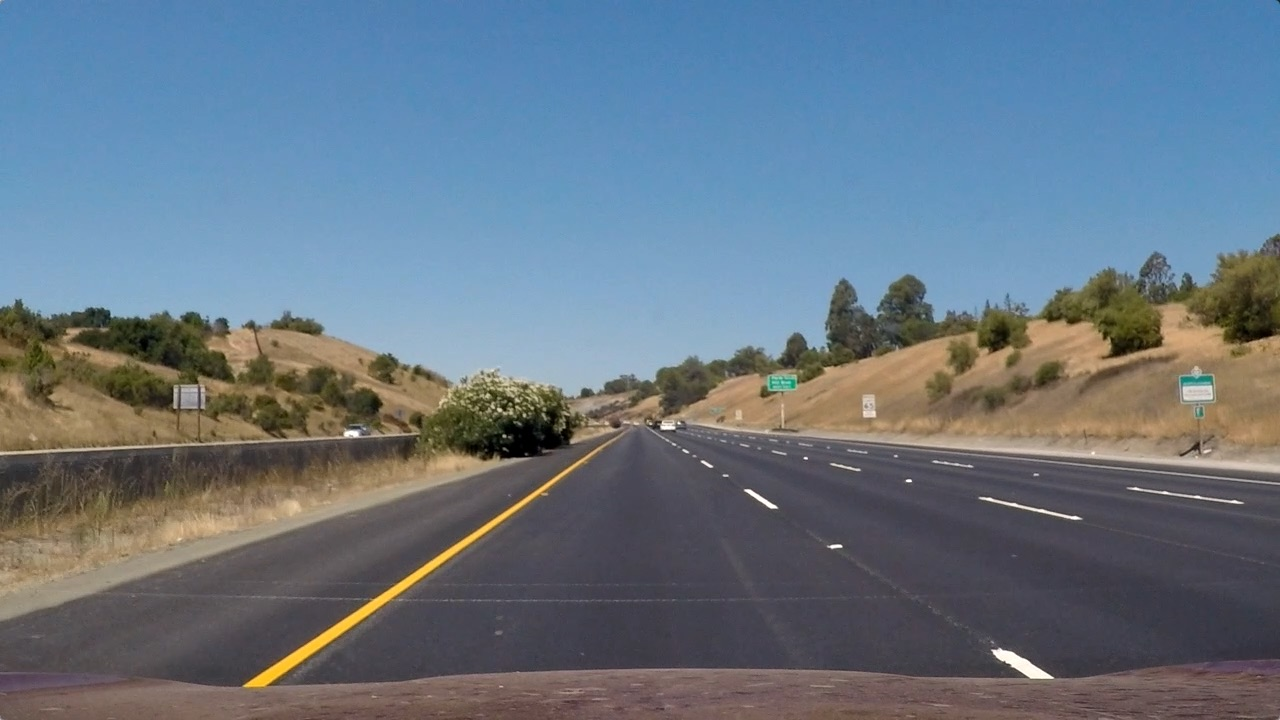
#> input picture test_images/straight_lines1.jpg, 1280 x 720 px
$ jupyter execute --allow-errors 'Advanced Lane Finding.ipynb'   (shell and % lines are left out)   (Python 2 division)   (older library calls are emulated)
#> lines starting #> are read from the running program, lines starting #| are printed output that depends on the picture; after the words box and inside, x2 and y2 are one past the last pixel; in counts of white or black regions, pixels touching at a corner belong together
The Project of Advanced Lane Finding
---

The goals / steps of this project are the following:

* Compute the camera calibration matrix and distortion coefficients given a set of chessboard images.
* Apply a distortion correction to raw images.
* Use color transforms, gradients, etc., to create a thresholded binary image.
* Apply a perspective transform to rectify binary image ("birds-eye view").
* Detect lane pixels and fit to find the lane boundary.
* Determine the curvature of the lane and vehicle position with respect to center.
* Warp the detected lane boundaries back onto the original image.
* Output visual display of the lane boundaries and numerical estimation of lane curvature and vehicle position.

The images for camera calibration are stored in the folder called `camera_cal`.  The images in `test_images` are for testing your pipeline on single frames.  If you want to extract more test images from the videos, you can simply use an image writing method like `cv2.imwrite()`, i.e., you can read the video in frame by frame as usual, and for frames you want to save for later you can write to an image file.

To help the reviewer examine your work, please save examples of the output from each stage of your pipeline in the folder called `ouput_images`, and include a description in your writeup for the project of what each image shows.    The video called `project_video.mp4` is the video your pipeline should work well on.

The `challenge_video.mp4` video is an extra (and optional) challenge for you if you want to test your pipeline under somewhat trickier conditions.  The `harder_challenge.mp4` video is another optional challenge and is brutal!

If you're feeling ambitious (again, totally optional though), don't stop there!  We encourage you to go out and take video of your own, calibrate your camera and show us how you would implement this project from scratch!

[cell 1]
import numpy as np
import cv2
import matplotlib.pyplot as plt
import matplotlib.image as mpimg
import glob

import pickle as pickle

### As for the camera calibration, please refer to the camera_calibration.ipynb

### 1.Undistort image

[cell 2]
# Read in the saved camera matrix and distortion coefficients
# These are the arrays you calculated using cv2.calibrateCamera()
dist_pickle = pickle.load( open( "mtx_dist_pickle.p", "rb" ) )
#> (reads mtx_dist_pickle.p from the repository)
mtx = dist_pickle["mtx"]
dist = dist_pickle["dist"]

# Read in an image
img = mpimg.imread('test_images/straight_lines1.jpg')
#> img is the input picture: shape (720, 1280, 3); mean R, G, B 103.2, 117.7, 131.2

[cell 3]
#function to undistort the origin image to destination image
def undistort(img,mtx=mtx,dist=dist):
    dst=cv2.undistort(img,mtx,dist,None,mtx)
    return dst

[cell 4]
# test undistort function
dst= undistort(img,mtx,dist)

[cell 5]
# Visualize undistortion
f, (ax1, ax2) = plt.subplots(1, 2, figsize=(20,10))
ax1.imshow(img)
ax1.set_title('Original Image', fontsize=30)
ax2.imshow(dst)
ax2.set_title('Undistorted Image', fontsize=30)
plt.imshow(dst)

## 2.Use color transforms, gradients, etc., to create a thresholded binary image.

[cell 6]
image = dst.copy()

HSV color space (Using all three channels to identify yellow and white lines)
* We identify yellow color as the pixels whose HSV-transformed intensities are between \([ 0, 100, 100]\) and \([ 50, 255, 255]\), and white color as the pixels with intensities between \( [20, 0, 180]\) and \([255, 80, 255] \).

[cell 7]
# Define a function that thresholds the channels of HSV
# Use exclusive lower bound (>) and inclusive upper (<=)
def hsv_select(img, ythreshLow=(0,100, 100),ythreshHigh=(50,255,255),
                              wthreshLow=(20, 0, 180),wthreshHigh=(255, 80, 255)):
    # 1) Convert to HSV color space
    # 2) Apply a threshold to the channels
    # 3) Return a binary image of threshold result
#> called with ythreshLow = (0, 100, 100), ythreshHigh = (50, 255, 255), wthreshLow = (20, 0, 180), wthreshHigh = (255, 80, 255)
    hsv = cv2.cvtColor(img, cv2.COLOR_RGB2HSV)
#> hsv: shape (720, 1280, 3); mean H, S, V 87.3, 83.5, 143.5
    binary_output_y = np.zeros((img.shape[0], img.shape[1]))
    binary_output_w = np.zeros((img.shape[0], img.shape[1]))
    binary_output_both= np.zeros((img.shape[0], img.shape[1]))
    binary_output_y[(hsv[:,:,0] >= ythreshLow[0])
                    & (hsv[:,:,0] <= ythreshHigh[0])
                    & (hsv[:,:,1] >= ythreshLow[1])
                    & (hsv[:,:,1] <= ythreshHigh[1])
                    & (hsv[:,:,2] >= ythreshLow[2]) & (hsv[:,:,2] <= ythreshHigh[2])] = 1
    binary_output_w[(hsv[:,:,0] >= wthreshLow[0])
                    & (hsv[:,:,0] <= wthreshHigh[0])
                    & (hsv[:,:,1] >= wthreshLow[1])
                    & (hsv[:,:,1] <= wthreshHigh[1])
                    & (hsv[:,:,2] >= wthreshLow[2]) & (hsv[:,:,2] <= wthreshHigh[2])] = 1

    binary_output_both[(binary_output_y==1) | (binary_output_w==1)] =1

    return binary_output_both

[cell 8]
imgThres_both = hsv_select(image, ythreshLow=(0,100, 100),ythreshHigh=(50,255,255),
                              wthreshLow=(20, 0, 180),wthreshHigh=(255, 80, 255))
#> imgThres_both: shape (720, 1280) float64; values 0 (black) and 1 (white), 10.3% white; 574 white regions (508 under 20 px), largest, box (x1, y1, x2, y2) and area: (0, 277, 840, 396) 36035, (785, 251, 1280, 431) 16361, (0, 325, 250, 454) 10072

# Plot the result
f, (ax1, ax2) = plt.subplots(1, 2, figsize=(24, 9))
f.tight_layout()
ax1.imshow(image)
ax1.set_title('Original Image', fontsize=50)
ax2.imshow(imgThres_both, cmap='gray')
ax2.set_title('Thresholded HSV', fontsize=50)
plt.subplots_adjust(left=0., right=1, top=0.9, bottom=0.)

Sobel Filter on LS of HLS color space

[cell 9]
#Magnitude threshold
def sobel_x(img, sobel_kernel=9,min_thres = 80, max_thres =220):
    # Apply the following steps to img
    # 1) Convert to grayscale
#> called with sobel_kernel = 9, min_thres = 80, max_thres = 220
    imghsl = cv2.cvtColor(img, cv2.COLOR_RGB2HLS)
#> imghsl: shape (720, 1280, 3); mean of channels 0, 1, 2 87.3, 117.4, 66.4
    # 2) Take the gradient in x and y separately
    #Channels L and S from HLS
    sobelx1 = cv2.Sobel(imghsl[:,:,1], cv2.CV_64F, 1,0, ksize=sobel_kernel)
    sobelx2 = cv2.Sobel(imghsl[:,:,2], cv2.CV_64F, 1,0, ksize=sobel_kernel)

    # 4) Scale to 8-bit (0 - 255) and convert to type = np.uint8
    scaled_sobelx1 = np.uint8(255*sobelx1/ np.max(sobelx1))
    scaled_sobelx2 = np.uint8(255*sobelx2/ np.max(sobelx2))

    # 5) Create a binary mask where mag thresholds are met
    binary_outputx1 = np.zeros_like(scaled_sobelx1)
    binary_outputx1[(scaled_sobelx1 >= min_thres) & (scaled_sobelx1 <= max_thres)] = 1

    binary_outputx2 = np.zeros_like(scaled_sobelx2)
    binary_outputx2[(scaled_sobelx2 >= min_thres) & (scaled_sobelx2 <= max_thres)] = 1

    binary_output = np.zeros_like(scaled_sobelx1)
    binary_output[(binary_outputx1 ==1) | (binary_outputx2 ==1)]=1
    # 6) Return this mask as your binary_output image
    return binary_output

[cell 10]
#Sobel x only
imgThres_sobel = sobel_x(image,9,80,220) #Sobel x
#> imgThres_sobel: shape (720, 1280); values 0 (black) and 1 (white), 2.2% white; 722 white regions (494 under 20 px), largest, box (x1, y1, x2, y2) and area: (239, 445, 608, 706) 3164, (824, 278, 844, 354) 523, (1013, 657, 1076, 696) 420

# Plot the result
f, (ax1, ax2) = plt.subplots(1, 2, figsize=(24, 9))
f.tight_layout()
ax1.imshow(imgThres_both, cmap='gray')
ax1.set_title('Thresholded HSV',fontsize=50)
ax2.imshow(imgThres_sobel, cmap='gray')
ax2.set_title('Thresholded Sobel X', fontsize=50)
plt.subplots_adjust(left=0., right=1, top=0.9, bottom=0.)

[cell 11]
#function to combine HSV and sobel x result
def hsv_sobel_combined(img):
    img1=hsv_select(img)
    img2=sobel_x(img)
    img_final=np.zeros_like(img1)
    img_final[(img1 ==1) | (img2 ==1)]=1
    return img_final

img_final= hsv_sobel_combined(image)
#> img_final: shape (720, 1280) float64; values 0 (black) and 1 (white), 11.9% white; 734 white regions (586 under 20 px), largest, box (x1, y1, x2, y2) and area: (0, 277, 844, 439) 45031, (783, 251, 1280, 431) 17923, (0, 325, 260, 454) 10401

[cell 12]
# Plot the result
f, (ax1, ax2) = plt.subplots(1, 2, figsize=(24, 9))
f.tight_layout()
ax1.imshow(image)
ax1.set_title('Original Image',fontsize=50)
ax2.imshow(img_final, cmap='gray')
ax2.set_title('Color space and Sobel filter', fontsize=50)
plt.subplots_adjust(left=0., right=1, top=0.9, bottom=0.)

## 3.Apply a perspective transform to rectify binary image ("birds-eye view")

[cell 13]
img_size = (image.shape[1], image.shape[0])
src = np.float32(
    [[(img_size[0] / 2) - 55, img_size[1] / 2 + 100],
    [((img_size[0] / 6) - 10), img_size[1]],
    [(img_size[0] * 5 / 6) + 60, img_size[1]],
    [(img_size[0] / 2 + 55), img_size[1] / 2 + 100]])
dstp = np.float32(
    [[(img_size[0] / 4), 0],
    [(img_size[0] / 4), img_size[1]],
    [(img_size[0] * 3 / 4), img_size[1]],
    [(img_size[0] * 3 / 4), 0]])

[cell 14]
#Perspective transfomation
img_size = (image.shape[1], image.shape[0])

src = np.float32([[595, 450], [203, 720], [1110, 720], [685, 450]])
dstp = np.float32([[320, 0], [320, 720], [960,720], [960, 0]])
M_persp = cv2.getPerspectiveTransform(src, dstp)
Minv_persp = cv2.getPerspectiveTransform(dstp, src)
binary_warped = cv2.warpPerspective(img_final, M_persp, img_size, flags=cv2.INTER_LINEAR)

plt.figure(figsize=(24,9))
plt.subplot(1,2,1)
plt.imshow(img_final,cmap='gray')
for i in range(4):
    plt.plot(src[i][0],src[i][1],'rs')
plt.title('original',fontsize=50)

plt.subplot(1,2,2)
plt.imshow(binary_warped,cmap='gray')
for i in range(4):
    plt.plot(dstp[i][0],dstp[i][1],'rs')

plt.title('Bird-eye view',fontsize=50)

[cell 15]
#define perspective transformation function
def pers_trans(img,M_persp=M_persp,Minv_persp=Minv_persp,flag=0):
#> called with M_persp = array of shape (3, 3), Minv_persp = array of shape (3, 3), flag = 0
    img_size = (img.shape[1], img.shape[0])
    if flag==0: #pers_trans
        binary_warped = cv2.warpPerspective(img, M_persp, img_size, flags=cv2.INTER_LINEAR)
    else:       #unperspective transformation
        binary_warped =cv2.warpPerspective(img, Minv_persp, img_size, flags=cv2.INTER_LINEAR)
    return binary_warped

[cell 16]
#test perspective transformation function
test_pers=pers_trans(img_final)
untest_pers=pers_trans(img_final,flag=1)
plt.imshow(test_pers,cmap='gray')

[cell 17]
#Perspective transfomation test on curveture line
def plot_pers_trans(img):

    img2=undistort(img)

    RGB_warped=pers_trans(img2)

    img_unpersp = pers_trans(RGB_warped,flag=1)

    plt.figure(figsize=(14,9))

    plt.subplot(2,2,1)
    plt.title('Image')
    plt.imshow(img)

    plt.subplot(2,2,2)
    plt.title('Binary perspective')
    plt.imshow(RGB_warped)


    plt.subplot(2,2,3)
    plt.title('Unperspective')
    plt.imshow(img_unpersp)

[cell 18]
test4 = mpimg.imread("test_images/test4.jpg")
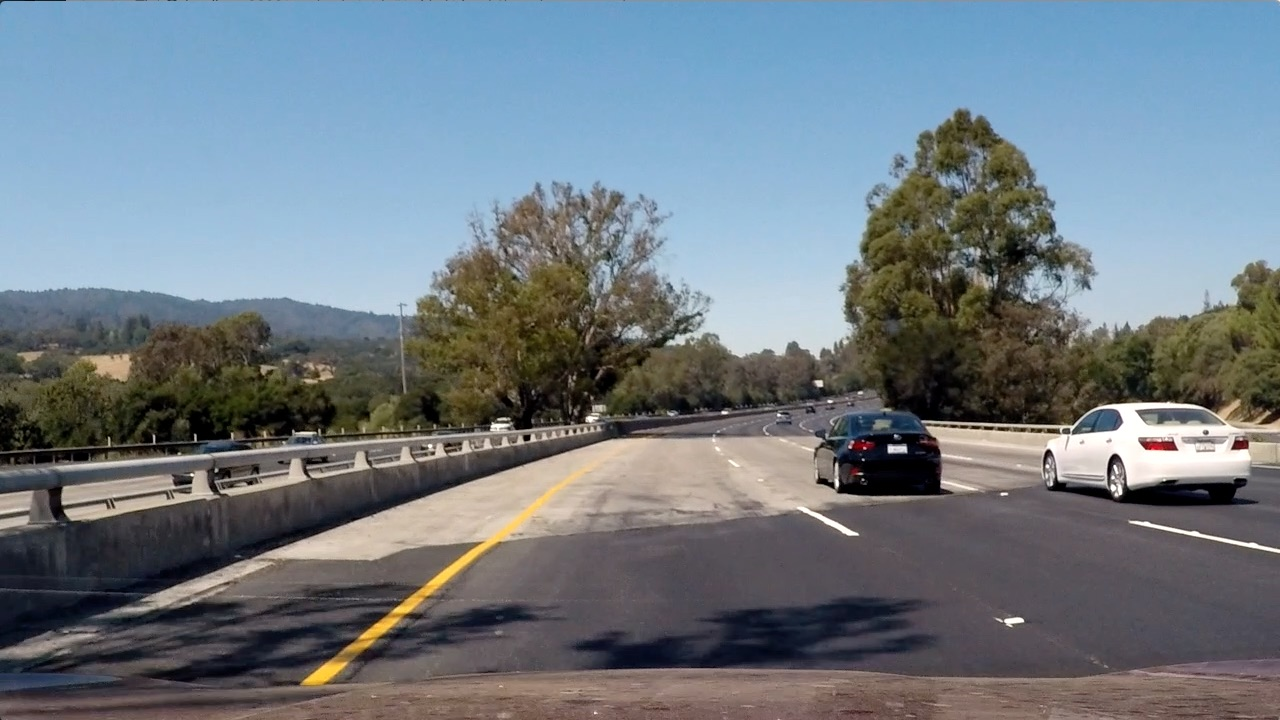
#> input picture test_images/test4.jpg, 1280 x 720 px
#> test4 is the input picture: shape (720, 1280, 3); mean R, G, B 112.2, 122.7, 130.9
straight_lines2 = mpimg.imread("test_images/straight_lines2.jpg")
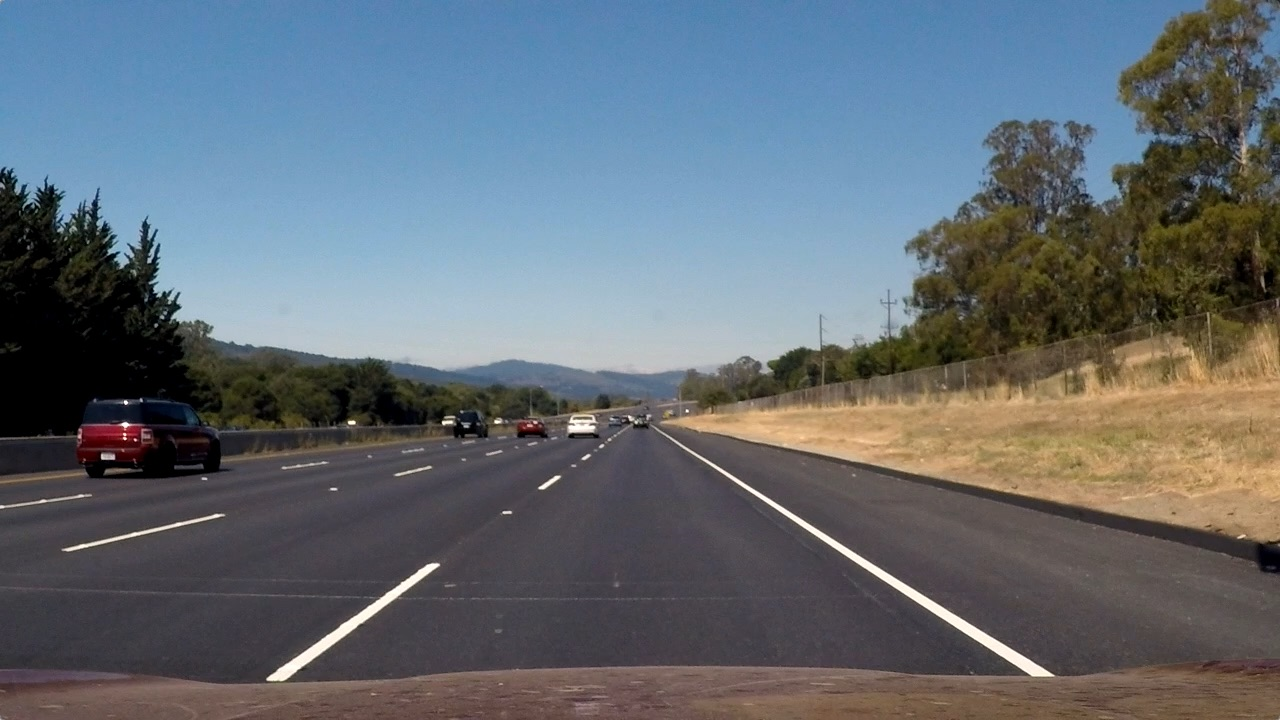
#> input picture test_images/straight_lines2.jpg, 1280 x 720 px
#> straight_lines2 is the input picture: shape (720, 1280, 3); mean R, G, B 99.4, 107.7, 115.1
plot_pers_trans(test4)

## 4.Detect lane pixels and fit to find the lane boundary.

[cell 19]
plt.imshow(test_pers,cmap='gray')

[cell 20]
#Example histogram
histogram = np.sum(test_pers[test_pers.shape[0]/2:,:], axis=0)
#> histogram = 1280 values, max 357 at index 316, min 0 at index 0, mean 16.47
plt.plot(histogram)
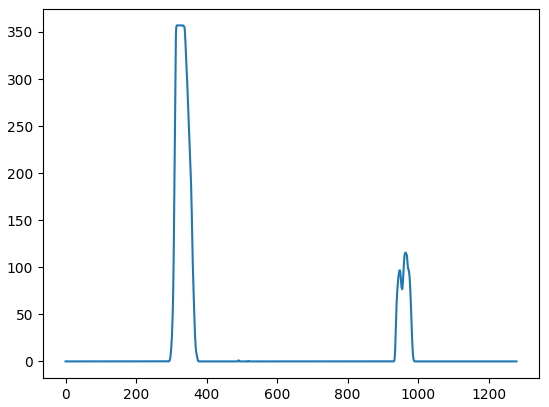
#> figure drawn by matplotlib, 1 panel; curve peaks at x = 316, y = 357

[cell 21]
binary_warped=test_pers.copy()

[cell 22]
#print(binary_warped.shape)
out_img = np.dstack((binary_warped, binary_warped, binary_warped))*255
#plt.imshow(out_img)

midpoint = np.int(histogram.shape[0]/2)
leftx_base = np.argmax(histogram[:midpoint])
#> leftx_base = 316
rightx_base = np.argmax(histogram[midpoint:]) + midpoint
#> rightx_base = 965

print("leftx_base",leftx_base, "rightx_base",rightx_base)
#| leftx_base 316 rightx_base 965

nwindows = 9
# Set height of windows
window_height = np.int(binary_warped.shape[0]/nwindows)
# Identify the x and y positions of all nonzero pixels in the image
nonzero = binary_warped.nonzero()
#> nonzero = 69251 positions, rows 0 to 716, columns 0 to 1008

[cell 23]
def fitlines(binary_warped):
    # Assuming you have created a warped binary image called "binary_warped"
    # Take a histogram of the bottom half of the image
    histogram = np.sum(binary_warped[binary_warped.shape[0]/2:,:], axis=0)
    # Create an output image to draw on and  visualize the result
    out_img = np.dstack((binary_warped, binary_warped, binary_warped))*255


    # Find the peak of the left and right halves of the histogram
    # These will be the starting point for the left and right lines
    midpoint = np.int(histogram.shape[0]/2)
    leftx_base = np.argmax(histogram[:midpoint])
    rightx_base = np.argmax(histogram[midpoint:]) + midpoint

    # Choose the number of sliding windows
    nwindows = 9
    # Set height of windows
    window_height = np.int(binary_warped.shape[0]/nwindows)
    # Identify the x and y positions of all nonzero pixels in the image
    nonzero = binary_warped.nonzero()
    nonzeroy = np.array(nonzero[0])
    nonzerox = np.array(nonzero[1])
    # Current positions to be updated for each window
    leftx_current = leftx_base
    rightx_current = rightx_base
    # Set the width of the windows +/- margin
    margin = 100
    # Set minimum number of pixels found to recenter window
    minpix = 50
    # Create empty lists to receive left and right lane pixel indices
    left_lane_inds = []
    right_lane_inds = []

    # Step through the windows one by one
    for window in range(nwindows):
        # Identify window boundaries in x and y (and right and left)
        win_y_low = binary_warped.shape[0] - (window+1)*window_height
        win_y_high = binary_warped.shape[0] - window*window_height
        win_xleft_low = leftx_current - margin
        win_xleft_high = leftx_current + margin
        win_xright_low = rightx_current - margin
        win_xright_high = rightx_current + margin
        # Draw the windows on the visualization image
        cv2.rectangle(out_img,(win_xleft_low,win_y_low),(win_xleft_high,win_y_high),(0,255,0), 2)
        cv2.rectangle(out_img,(win_xright_low,win_y_low),(win_xright_high,win_y_high),(0,255,0), 2)
        # Identify the nonzero pixels in x and y within the window
        good_left_inds = ((nonzeroy >= win_y_low) & (nonzeroy < win_y_high) & (nonzerox >= win_xleft_low) & (nonzerox < win_xleft_high)).nonzero()[0]
        good_right_inds = ((nonzeroy >= win_y_low) & (nonzeroy < win_y_high) & (nonzerox >= win_xright_low) & (nonzerox < win_xright_high)).nonzero()[0]
        # Append these indices to the lists
        left_lane_inds.append(good_left_inds)
        right_lane_inds.append(good_right_inds)
        # If you found > minpix pixels, recenter next window on their mean position
        if len(good_left_inds) > minpix:
            leftx_current = np.int(np.mean(nonzerox[good_left_inds]))
        if len(good_right_inds) > minpix:
            rightx_current = np.int(np.mean(nonzerox[good_right_inds]))

    # Concatenate the arrays of indices
    left_lane_inds = np.concatenate(left_lane_inds)
    right_lane_inds = np.concatenate(right_lane_inds)

    # Extract left and right line pixel positions
    leftx = nonzerox[left_lane_inds]
    lefty = nonzeroy[left_lane_inds]
    rightx = nonzerox[right_lane_inds]
    righty = nonzeroy[right_lane_inds]


    # Fit a second order polynomial to each
    if len(leftx) == 0:
        left_fit =[]
    else:
        left_fit = np.polyfit(lefty, leftx, 2)

    if len(rightx) == 0:
        right_fit =[]
    else:
        right_fit = np.polyfit(righty, rightx, 2)


    out_img[nonzeroy[left_lane_inds], nonzerox[left_lane_inds]] = [255, 0, 0]
    out_img[nonzeroy[right_lane_inds], nonzerox[right_lane_inds]] = [0, 0, 255]


    return left_fit, right_fit,out_img

[cell 24]
#fit the lines and return the left/right fit
def lrlines(img):
    #1.undistort img
    img_undist=undistort(img)
    #2.color space and sobel x
    img_both=hsv_sobel_combined(img_undist)
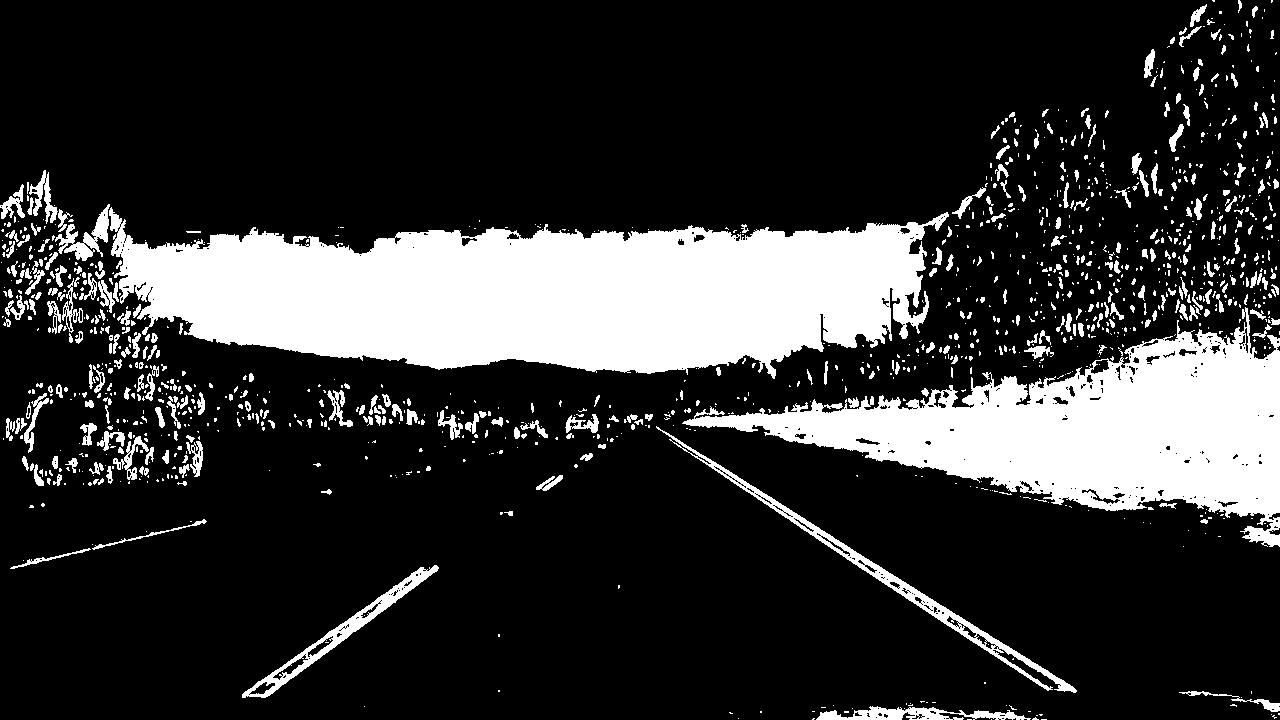
#> img_both: shape (720, 1280) float64; values 0 (black) and 1 (white), 20.2% white; 1263 white regions (923 under 20 px), largest, box (x1, y1, x2, y2) and area: (109, 207, 949, 379) 94641, (682, 307, 1280, 547) 55329, (656, 426, 1077, 693) 4325
    #3.bird's view
    binary_warped=pers_trans(img_both)
    #4.fit lines
    left_fit, right_fit,out_img = fitlines(binary_warped)
#> in fitlines, `histogram = np.sum(binary_warped[binary_warped.shape[0]/2:,:], axis=0)`: histogram = 1280 values, max 320.5 at index 952, min 0 at index 0, mean 14.12
#> (the rest of the program and of its run is left out)
